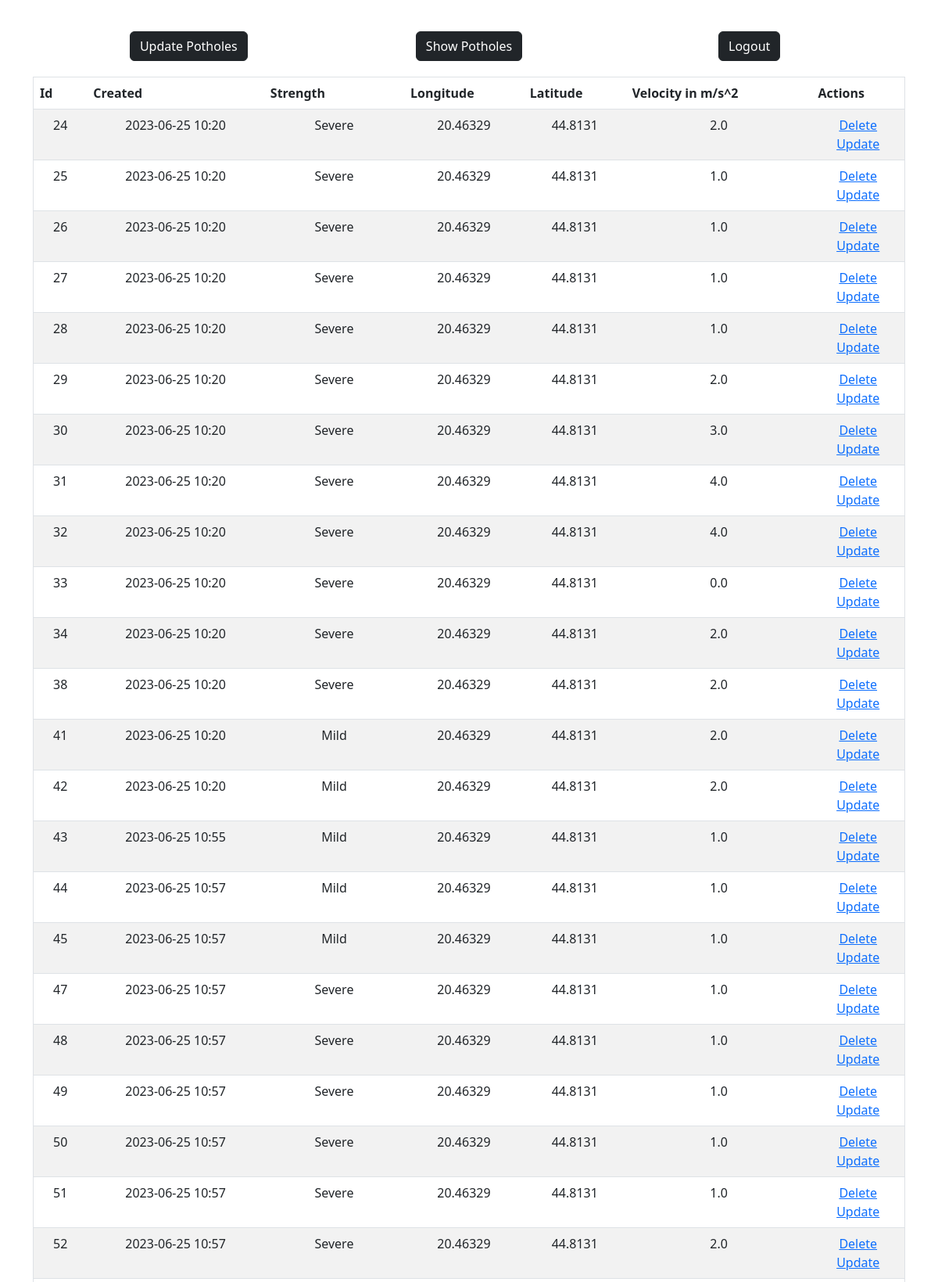
Page /show-potholes (upper part) on the committed database.
### app.py (models this page shows, shortened)
class Pothole(db.Model):
    id = db.Column(db.Integer, primary_key=True)
    longitude = db.Column(db.Float, nullable=False)
    latitude = db.Column(db.Float, nullable=False)
    accel = db.Column(db.Float, nullable=False)
    strength = db.Column(db.String, nullable=False)
    datetime = db.Column(db.DateTime, default=datetime.utcnow)

### app.py (the view)
@app.route('/show-potholes', methods=['GET'])
def show_potholes():
    potholes = Pothole.query.all()
    return render_template('adminpage.html', potholes=potholes)

### templates/adminpage.html (shortened to what this page needs)
{% extends 'base.html' %}
{% block body %}
<div class="container">
    <div class="column1">
        <div class="buttons_display">
        <form action="/adminpage" method="POST">
            <button type="submit" class="btn btn-dark" style="display: inline-block;">Update Potholes</button>
        </form>
        <form action="/show-potholes" method="GET">
            <button type="submit" class="btn btn-dark" style="display: inline-block;">Show Potholes</button>
        </form>
        <form action="/logout">
            <button type="submit" class="btn btn-dark" style="display: inline-block;">Logout</button>
        </form>
    </div>
    </div>
    <div class="column2">
        <table class="table table-striped">
            <thead>
                <tr>
                    <th scope="col">Id</th>
                    <th scope="col">Created</th>
                    <th scope="col">Strength</th>
                    <th scope="col">Longitude</th>
                    <th scope="col">Latitude</th>
                    <th scope="col">Velocity in m/s^2</th>
                    <th scope="col">Actions</th>
                </tr>
            </thead>
            <tbody>
                {% for pothole in potholes %}
                <tr>
                    <td>{{ pothole.id }}</td>
                    <td>{{ pothole.datetime.strftime("%Y-%m-%d %H:%M") }}</td>
                    <td>{{ pothole.strength }}</td>
                    <td>{{ pothole.longitude }}</td>
                    <td>{{ pothole.latitude }}</td>
                    <td>{{ pothole.accel }}</td>
                    <td>
                        <a href="/delete/{{pothole.id}}">Delete</a>
                        <br>
                        <a href="/update/{{pothole.id}}">Update</a>
                    </td>
                </tr>
                {% endfor %}
            </tbody>
        </table>
    </div>
</div>
{% endblock %}

### templates/base.html (shortened to what this page needs)
<!DOCTYPE html>
<html lang="en">
<head>
    <link rel="stylesheet" href="{{ url_for('static', filename='css/main.css') }}">
    <link href="https://cdn.jsdelivr.net/npm/bootstrap@5.3.0/dist/css/bootstrap.min.css" rel="stylesheet">
</head>
<body>
    {% block body %}{% endblock %}
</body>
</html>

### static/css/main.css (style rules this page uses)
body, html { margin: 0; font-family: sans-serif; }
table, td, th { border: 1px solid white; }
table { border-collapse: collapse; width: 100%; }
th { height: 30px; }
td { text-align: center; padding: 5px; }
form { display: inline-grid; justify-content: center; margin-top: 20px; margin-left: auto; margin-right: auto; width: 100%; }
.column1 { flex: 1; }
.column2 { flex: 2; }
.buttons_display { display: flex; padding: 20px; }

### rows in the picture
Pothole: id "24", datetime "2023-06-25 10:20", strength "Severe", longitude "20.46329", latitude "44.8131", accel "2.0"
Pothole: id "25", datetime "2023-06-25 10:20", strength "Severe", longitude "20.46329", latitude "44.8131", accel "1.0"
Pothole: id "26", datetime "2023-06-25 10:20", strength "Severe", longitude "20.46329", latitude "44.8131", accel "1.0"
Pothole: id "27", datetime "2023-06-25 10:20", strength "Severe", longitude "20.46329", latitude "44.8131", accel "1.0"
Pothole: id "28", datetime "2023-06-25 10:20", strength "Severe", longitude "20.46329", latitude "44.8131", accel "1.0"
Pothole: id "29", datetime "2023-06-25 10:20", strength "Severe", longitude "20.46329", latitude "44.8131", accel "2.0"
Pothole: id "30", datetime "2023-06-25 10:20", strength "Severe", longitude "20.46329", latitude "44.8131", accel "3.0"
Pothole: id "31", datetime "2023-06-25 10:20", strength "Severe", longitude "20.46329", latitude "44.8131", accel "4.0"
Pothole: id "32", datetime "2023-06-25 10:20", strength "Severe", longitude "20.46329", latitude "44.8131", accel "4.0"
Pothole: id "33", datetime "2023-06-25 10:20", strength "Severe", longitude "20.46329", latitude "44.8131", accel "0.0"
Pothole: id "34", datetime "2023-06-25 10:20", strength "Severe", longitude "20.46329", latitude "44.8131", accel "2.0"
Pothole: id "38", datetime "2023-06-25 10:20", strength "Severe", longitude "20.46329", latitude "44.8131", accel "2.0"
Pothole: id "41", datetime "2023-06-25 10:20", strength "Mild", longitude "20.46329", latitude "44.8131", accel "2.0"
Pothole: id "42", datetime "2023-06-25 10:20", strength "Mild", longitude "20.46329", latitude "44.8131", accel "2.0"
Pothole: id "43", datetime "2023-06-25 10:55", strength "Mild", longitude "20.46329", latitude "44.8131", accel "1.0"
Pothole: id "44", datetime "2023-06-25 10:57", strength "Mild", longitude "20.46329", latitude "44.8131", accel "1.0"
Pothole: id "45", datetime "2023-06-25 10:57", strength "Mild", longitude "20.46329", latitude "44.8131", accel "1.0"
Pothole: id "47", datetime "2023-06-25 10:57", strength "Severe", longitude "20.46329", latitude "44.8131", accel "1.0"
Pothole: id "48", datetime "2023-06-25 10:57", strength "Severe", longitude "20.46329", latitude "44.8131", accel "1.0"
Pothole: id "49", datetime "2023-06-25 10:57", strength "Severe", longitude "20.46329", latitude "44.8131", accel "1.0"
Pothole: id "50", datetime "2023-06-25 10:57", strength "Severe", longitude "20.46329", latitude "44.8131", accel "1.0"
Pothole: id "51", datetime "2023-06-25 10:57", strength "Severe", longitude "20.46329", latitude "44.8131", accel "1.0"
Pothole: id "52", datetime "2023-06-25 10:57", strength "Severe", longitude "20.46329", latitude "44.8131", accel "2.0"
